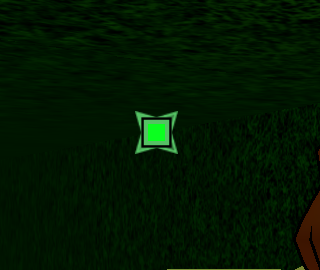
#> input picture tests/fixtures/aim/20260729_144749_959802000_000023_123_sweep_seen_once_dir1_684_475.png, 320 x 270 px; its folder holds only this picture in this run
$ python -i vision.py   (imports and definitions only)
#> lines starting #> are read from the running program, lines starting #| are printed output that depends on the picture; after the words box and inside, x2 and y2 are one past the last pixel; in counts of white or black regions, pixels touching at a corner belong together
#> further down, picture is the input picture: shape (270, 320, 3); mean B, G, R 1, 23, 2
import cv2
import numpy as np

# [16 lines left out: function find_template, not called in this run]

def template_present(scene_bgr, template_bgr, threshold: float) -> bool:
    return find_template(scene_bgr, template_bgr, threshold) is not None

# [40 lines left out: functions frames_differ, frames_mean_diff, frames_changed_frac, not called in this run]


def _canny(img_bgr):
    return cv2.Canny(cv2.cvtColor(img_bgr, cv2.COLOR_BGR2GRAY), 50, 150)

# [89 lines left out: functions _best_edge_match, find_template_edges, find_best_marker, best_template_match_scored, load_template, load_template_any and 1 more, not called in this run]

def frame_mean_diff(a_bgr, b_bgr) -> float:
    """兩幀平均絕對像素差，用於卡住偵測。"""
    return float(np.mean(np.abs(a_bgr.astype(np.int16) - b_bgr.astype(np.int16))))


# [12 lines left out: function region_greenness, not called in this run]


def slot_selected(scene_bgr, region, threshold: float) -> bool:
    """槽位是否為『選中/裝備中』狀態（底色轉綠）：greenness ≥ threshold 即選中。"""
    return region_greenness(scene_bgr, region) >= threshold


# [43 lines left out: functions chat_icon_probe_mean, bright_pixel_count, chat_icon_state, not called in this run]


# 各階級追蹤框外框 HSV 顏色範圍（wiki 量測 ± 余量）
# 橘/黃/綠：Exotic(H22), Enigmatic(H34), Exquisite(H64) → H18-78
# 藍系：Transcendent(H105), Unfathomable(H109) → H88-130
# 紫系：Exclusive(H142) → H118-165
# 暗紅：Otherworldly(H167) → H153-179
_TRACKER_COLORS = [
    (np.array([ 18,  80,  50], np.uint8), np.array([ 78, 255, 255], np.uint8)),
    (np.array([ 88, 130,  40], np.uint8), np.array([130, 255, 255], np.uint8)),
    (np.array([118,  60,  15], np.uint8), np.array([165, 255, 255], np.uint8)),
    (np.array([153, 100,  50], np.uint8), np.array([179, 255, 255], np.uint8)),
]

# [131 lines left out: functions template_outline_edges, _best_edge_match_sized, _colored_ring_score, find_marker, best_outline_match, best_outline_score, not called in this run]


def find_tracker(frame_bgr, margin_frac: float = 0.10, exclude=(), log=None,
                 reference_bgr=None, shape_templates=None,
                 shape_threshold: float = 0.45,
                 shape_hard_floor: float = 0.25,
                 shape_soft_edge: float = 0.35,
                 shape_soft_colored: float = 0.80,
                 shape_scales=(0.6, 0.8, 1.0, 1.2, 1.5, 2.0),
                 shape_roi_px: int = 160, with_score: bool = False,
                 collect_rejects=None, rescue_v_min=None,
                 rescue_area_min: int = 120, rescue_max: int = 12,
                 rescue_dedup_px: int = 60):
    """偵測 D2 掃描後的稀有礦「追蹤框」，回傳框中心 (x, y)；找不到回 None。

    各階級外框顏色不同（Exquisite 綠、Exotic 橘、Enigmatic 萊姆、Exclusive 暗紫、
    Otherworldly 暗紅、Transcendent 亮藍、Unfathomable 暗藍）——每個顏色範圍獨立偵測：
    空心率用「當前這個顏色的 mask」計算，避免其他顏色（如紅色礦坑背景 H≈168）干擾。

    reference_bgr：D2 掃描前截圖。提供後會過濾「掃描前就存在的彩色物件」，
    只接受掃描後才新出現的追蹤框，有效排除礦石本體/角色裝備等假陽性。
    `log`：傳 callable 可印出每個候選的判定指標，方便調參。

    shape_templates：傳入實機裁圖 dict 後啟用「混合偵測」——HSV 負責快速找候選，
    再在每個候選周圍的小 ROI 跑外框形狀比對確認，拒掉「有顏色但不是追蹤框形狀」的
    假陽性（如角色裝備）。空/None → 純 HSV（向後相容）。形狀比對只在小 ROI 上跑，
    比全幀模板比對快上百倍。

    shape_soft_edge / shape_soft_colored：H068 二維軟收——框被角色或裝備擋掉一角時 edge
    掉到 0.33~0.41 卡在 shape_threshold 下方，而 edge 單軸已無 gap（裝備 0.36、粉紅岩層
    0.33）。同批幀裡這些真框的 colored ≥0.86、擋住它們的角色/裝備只有 0.73/0.56 →
    edge≥soft_edge **且** colored≥soft_colored 才算 confirmed（不重錨：這種分數的形狀
    命中不足以信任座標）。colored=1.00 的地形/UI 靠 soft_edge 與排除區擋，不靠 colored。

    shape_hard_floor：edge 低於此值的候選直接拒（連 soft filter 也不救）——擋「HSV
    很強但形狀完全錯」的裝備誤判（實測 edge≈0.16）。只有 survivor（floor≤edge<
    threshold）才退回 HSV，保留「未見階級外框配不到模板」的安全網。

    rescue_v_min：H057 超大輪廓救援（None＝關閉，行為與舊版逐位元相同）。追蹤框貼上
    同色系受光背景（097 dir4 綠框貼綠牆）時，RETR_EXTERNAL 把框和牆接成一條爆
    area/bbox 閘的大輪廓，框在形狀確認前就出局。救援＝confirmed 全滅時，回頭在爆閘
    輪廓的 bbox 內用「V ≥ rescue_v_min」子 mask 二次分割（實測框芯 V=222 vs 受光牆帶
    V=72~76 vs 一般綠背景 V=20），分出的小 blob 過寬鬆閘（area ≥ rescue_area_min、
    bbox 12~80）後只走形狀 confirmed 路徑——不進 survivor/純 HSV 排名，救回與否
    全由 edge 門檻裁決，救援本身不放寬任何全域色域門檻。
    """
#> called with margin_frac = 0.1, exclude = (), shape_threshold = 0.45, shape_hard_floor = 0.25, shape_soft_edge = 0.35, shape_soft_colored = 0.8, shape_scales = (0.6, 0.8, 1, 1.2, 1.5, 2), shape_roi_px = 160
    h, w = frame_bgr.shape[:2]
#> h = 270; w = 320
    hsv = cv2.cvtColor(frame_bgr, cv2.COLOR_BGR2HSV)
#> hsv: shape (270, 320, 3); mean H, S, V 58.6, 251.5, 23.5
    ref_hsv = cv2.cvtColor(reference_bgr, cv2.COLOR_BGR2HSV) if reference_bgr is not None else None
    mx0, my0 = w * margin_frac, h * margin_frac
#> mx0 = 32; my0 = 27
    mx1, my1 = w * (1 - margin_frac), h * (1 - margin_frac)
#> mx1 = 288; my1 = 243
    candidates = []   # [(colored_frac, cx, cy, ring_ok)] 通過 HSV 收集的候選
    rescue_enabled = rescue_v_min is not None and bool(shape_templates)
    oversized = []       # [(color_idx, x, y, bw, bh)] H057：爆閘輪廓的救援佇列
    color_planes = []    # 每色 (color_mask, ref_mask)——救援二次分割用（僅救援開啟時保留）
    for ci, (lo, hi) in enumerate(_TRACKER_COLORS):
        color_mask = cv2.inRange(hsv, lo, hi)
        ref_mask = cv2.inRange(ref_hsv, lo, hi) if ref_hsv is not None else None
        if rescue_enabled:
            color_planes.append((color_mask, ref_mask))
        cnts, _ = cv2.findContours(color_mask, cv2.RETR_EXTERNAL, cv2.CHAIN_APPROX_SIMPLE)
        for c in cnts:
            area = cv2.contourArea(c)
            if area < 400:
                continue
            x, y, bw, bh = cv2.boundingRect(c)
            if area > 5000 or bw > 80 or bh > 80:
                # H057：同色背景把追蹤框黏進大輪廓（097 dir4 真框被接進 493x85/14620
                # 的受光綠牆輪廓）→ 不是純噪音，記下 bbox 留給救援二次分割。
                if rescue_enabled:
                    oversized.append((ci, x, y, bw, bh))
                continue
            if not (18 <= bw <= 80 and 18 <= bh <= 80):
                continue
            if abs(bw - bh) > max(bw, bh) * 0.5:
                continue
            cx, cy = x + bw // 2, y + bh // 2
            in_area = (mx0 < cx < mx1 and my0 < cy < my1)
            in_exclude = any(x0 <= cx <= x1 and y0 <= cy <= y1 for (x0, y0, x1, y1) in exclude)
            # 空心率：只算「當前這個顏色的 mask」——避免礦坑背景同色系的 H 范圍干擾
            frame_fill = float(np.mean(color_mask[y:y+bh, x:x+bw] > 0))
            # 環形結構：tracker 外框的顏色多分佈在邊緣；cave wall/實心 blob 中心也有顏色
            # ring_score = frame_fill - inner_fill（縮 30% 取中心區）；空心框 ≈ 0.5，實心 blob ≈ 0
            _mx = max(1, int(bw * 0.30)); _my = max(1, int(bh * 0.30))
            _inner = color_mask[y+_my:y+bh-_my, x+_mx:x+bw-_mx]
            _inner_fill = float(np.mean(_inner > 0)) if _inner.size > 0 else frame_fill
            ring_score = frame_fill - _inner_fill
            # 專注外框：量「整個 bbox」的彩色佔比（色相無關 S>90&V>90），不再只看中心。
            # 為何不看中心：追蹤框中心顏色每次會變（不同礦色/粉紅/甚至純黑空心 BGR[0,0,0]），
            # 中心非不變特徵；舊版要求中心 2/3 有彩色像素，遇黑心框 colored=0 → 被當暗色 UI
            # 面板拒掉而漏抓（2026-06-29 黑心綠框 black_center_scene.png 踩坑根因）。
            # 真追蹤框有「厚實彩色外框」→ 整框彩色佔比高（實測黑心 0.51-0.62、彩心 0.7-1.0）；
            # 細框暗色 UI 面板佔比低（合成 0.33、實機 ≈0.16）→ 用佔比門檻區隔，形狀確認再精篩。
            # （colored_frac 算在差分過濾之前——它只讀 hsv，搬動安全；remote-aim 近失候選外露要用）
            bb_hsv = hsv[y:y+bh, x:x+bw]
            colored = (bb_hsv[:, :, 1] > 90) & (bb_hsv[:, :, 2] > 90)
            colored_frac = float(colored.mean())
            # 差分過濾：掃描前就已存在的彩色物件（礦石本體/角色裝備）→ 排除
            if ref_mask is not None:
                ref_fill = float(np.mean(ref_mask[y:y+bh, x:x+bw] > 0))
                if ref_fill > 0.15:
                    if collect_rejects is not None and colored_frac > 0.40:
                        collect_rejects.append({"pos": (cx, cy), "colored": colored_frac,
                                                "edge": None, "reason": "preexist"})
                    if log is not None:
                        log("tracker候選 (%d,%d) area=%d fill=%.2f ref_fill=%.2f -> rej(preexist)"
                            % (cx, cy, int(area), frame_fill, ref_fill))
                    continue
            # ring_ok：環形/空心「結構」訊號。**在混合模式下不再當硬門檻**——真追蹤框的中心
            # 可能是亮礦色實心（H13 綠實心中心 fill≈1.00、ring≈0.00）或彩色圖示，會讓 ring≈0/負、
            # fill≥0.85，被舊版 rej(not_ring)/fill 關卡在「形狀確認前」誤殺（H13 漏抓根因；
            # 同 2026-06-29 黑心框那類「中心非不變特徵」的坑）。改由形狀（edge）當精準仲裁：
            # ring/fill 只保留為 (a) 純 HSV 後備（無形狀模板時的唯一結構過濾）、(b) survivor 防線
            # （borderline edge 才需 ring_ok，擋非環形假陽性被拉上來），confirmed 一律不看 ring_ok。
            ring_ok = (ring_score >= 0.15 and frame_fill < 0.85)
            accept = (in_area and not in_exclude and colored_frac > 0.40)
            if log is not None:
                log("tracker候選 (%d,%d) area=%d fill=%.2f ring=%.2f colored=%.2f ring_ok=%s in_area=%s -> %s"
                    % (cx, cy, int(area), frame_fill, ring_score, colored_frac, ring_ok, in_area,
                       "OK" if accept else "rej"))
            if accept:
                candidates.append((colored_frac, cx, cy, ring_ok))
            elif collect_rejects is not None and colored_frac > 0.40:
                # remote-aim 近失候選外露：colored 夠強但被 margin/exclude 擋下（值得人工看）
                reason = "margin" if not in_area else "exclude"
                collect_rejects.append({"pos": (cx, cy), "colored": colored_frac,
                                        "edge": None, "reason": reason})
#> this loop made 4 passes
#> pass 1, in find_tracker, `color_mask = cv2.inRange(hsv, lo, hi)`:
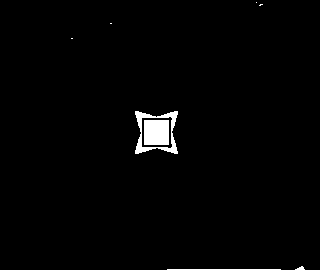
#> color_mask: shape (270, 320); 1.5% white; 8 white regions (4 under 20 px), largest, box (x1, y1, x2, y2) and area: (144, 120, 169, 145) 625, (135, 111, 178, 154) 560, (167, 269, 281, 270) 114, (295, 266, 305, 270) 24
#> after the loop, candidates = [(0.539, 156, 132, False)]; color_planes = []; oversized = []

    # ---- 形狀確認（混合方案）：HSV 候選 → 小 ROI 外框比對，拒假陽性 ----
    # 四區判定：edge ≥ threshold → confirmed（不看 ring_ok，救回實心/彩心真框）；
    # soft_edge ≤ edge < threshold **且 colored ≥ soft_colored** → confirmed（H068：框被
    # 角色/裝備擋角，edge 單軸已無 gap，靠 colored 第二軸分開）；
    # hard_floor ≤ edge < threshold **且 ring_ok** → survivor（退回 HSV，容忍未見階級、
    # 但要求環形以免非環形假陽性翻盤）；其餘 → 拒。
    if shape_templates:
        # [43 lines left out: functions _pos_ok, _shape_confirm, not called in this run]

        confirmed, survivors = _shape_confirm(candidates, collect_rejects)
        if not confirmed and rescue_enabled and oversized:
            # ---- H057 超大輪廓救援：只在正常路徑必然漏掉（無任何 confirmed）時多試一次 ----
            rcands = []
            for ci, ox, oy, obw, obh in oversized:
                color_mask, ref_mask = color_planes[ci]
                sub = color_mask[oy:oy + obh, ox:ox + obw]
                vsub = hsv[oy:oy + obh, ox:ox + obw, 2]
                bright = np.where(vsub >= rescue_v_min, sub, 0).astype(np.uint8)
                scnts, _ = cv2.findContours(bright, cv2.RETR_EXTERNAL, cv2.CHAIN_APPROX_SIMPLE)
                for c2 in scnts:
                    sa = cv2.contourArea(c2)
                    if sa < rescue_area_min or sa > 5000:
                        continue
                    sx, sy, sbw, sbh = cv2.boundingRect(c2)
                    if not (12 <= sbw <= 80 and 12 <= sbh <= 80):
                        continue
                    if abs(sbw - sbh) > max(sbw, sbh) * 0.5:
                        continue
                    gx, gy = ox + sx, oy + sy
                    gcx, gcy = gx + sbw // 2, gy + sbh // 2
                    if not _pos_ok(gcx, gcy):
                        continue
                    # 差分過濾語意與正常路徑一致：掃描前就存在的彩色物件不救
                    if ref_mask is not None:
                        rf = float(np.mean(ref_mask[gy:gy + sbh, gx:gx + sbw] > 0))
                        if rf > 0.15:
                            continue
                    bb = hsv[gy:gy + sbh, gx:gx + sbw]
                    rcf = float(((bb[:, :, 1] > 90) & (bb[:, :, 2] > 90)).mean())
                    rcands.append((rcf, gcx, gcy, sa))
            # 去重（rescue_dedup_px 內留 area 大者）＋跳過正常路徑已評過的位置＋上限
            rcands.sort(key=lambda t: -t[3])
            picked = []
            for rcf, gcx, gcy, sa in rcands:
                if any(abs(gcx - px) < rescue_dedup_px and abs(gcy - py) < rescue_dedup_px
                       for _, px, py, _ in picked):
                    continue
                if any(abs(gcx - c[1]) < rescue_dedup_px and abs(gcy - c[2]) < rescue_dedup_px
                       for c in candidates):
                    continue
                picked.append((rcf, gcx, gcy, sa))
                if len(picked) >= rescue_max:
                    break
            if picked:
                if log is not None:
                    log("超大輪廓救援：oversized=%d -> 救援候選=%d（v_min=%d area_min=%d）"
                        % (len(oversized), len(picked), rescue_v_min, rescue_area_min))
                # 救援候選只走 confirmed 路徑（ring_ok=False → 不可能進 survivor），
                # 也不進 collect_rejects——牆面碎片不該洗版近失清單（D03 教訓）。
                confirmed, _ = _shape_confirm(
                    [(rcf, gcx, gcy, False) for rcf, gcx, gcy, _ in picked],
                    None, tag="(救援)")
        if confirmed:
            confirmed.sort(reverse=True)        # 形狀分數最高者勝
            s, cx, cy = confirmed[0]
            return (cx, cy, s) if with_score else (cx, cy)
        if survivors:
            # Soft filter：borderline 環形候選（可能是未見階級外框）→ 退回純 HSV
            if log is not None:
                log("shape未確認但 edge≥%.2f 且環形，退回純 HSV（survivors=%d）"
                    % (shape_hard_floor, len(survivors)))
            candidates = survivors               # (edge, cx, cy) 3-tuple
        else:
            # 無 confirmed、無環形 survivor → 判定無追蹤框（拒裝備/非環形誤判）
            if log is not None:
                log("shape無 confirmed 亦無環形 survivor，判定無追蹤框（候選=%d）" % len(candidates))
            return None
    else:
        # 純 HSV（無形狀模板，未見階級安全網）：形狀無法仲裁 → 環形結構是唯一過濾，只留 ring_ok
        candidates = [(cf, cx, cy) for cf, cx, cy, ring_ok in candidates if ring_ok]
#> candidates = []

    # 排名：survivor 用 edge、純 HSV 用 colored_frac（真 tracker≈1.00 > 裝備誤判≈0.75-0.88），
    # 兩者皆「分數高者勝」語意一致；元素統一為 (score, cx, cy) 3-tuple。
    if not candidates:
        return None
    candidates.sort(reverse=True)
    s, cx, cy = candidates[0]
    return (cx, cy, s) if with_score else (cx, cy)


# [194 lines left out: functions find_tracker_near, _dark_border_frac, detect_tracker_core, _detect_tracker_core_shape_fallback, not called in this run]


# ===== boost 使用次數計數器（2026-07-19）=====
# 右下角 boost 藥水圖示上的紅色藝術字＝session 內使用次數（重進伺服器歸零）。
# boost FOV 縮小隨此次數累積（作用中變大/到期變小），這個數字是 FOV 漂移的
# 狀態變數。Tesseract 對此字體只有 8/10（166 讀空、211 掉尾數），但紅 mask
# 乾淨且字體固定尺寸（逐像素跨樣本差 ≤2.6%）→ 數字模板比對。
# 模板來源：07-17~07-19 歷史快照裁圖（41/39/32/43/80/42/83/124/166/211/17/15/50），
# 由裁圖 mask 自動轉字串，未手動修飾。類間最近鄰 6~8 mismatch 0.177。
_BOOST_COUNT_DIGITS = {
    "0": (
        "...####....",
        "..#######..",
        ".#########.",
        "####..####.",
        "####...####",
        "###....####",
        "###....####",
        "###....####",
        "###....####",
        "####...###.",
        "##########.",
        ".########..",
        "..######...",
    ),
    "1": (
        "######",
        "######",
        "######",
        "..####",
        "..####",
        "..####",
        "..####",
        "..####",
        "#.####",
        "#.####",
        "..####",
        "..####",
        "..####",
    ),
    "2": (
        "...#####..",
        ".########.",
        "##########",
        ".##...####",
        "......####",
        "......####",
        ".....####.",
        "....####..",
        "...####...",
        "..####....",
        ".#########",
        ".#########",
        ".#########",
    ),
    "3": (
        ".########.",
        ".#########",
        ".#########",
        ".....####.",
        "....####..",
        "...#####..",
        "...######.",
        "...#######",
        ".......###",
        ".......###",
        ".#########",
        "#########.",
        ".#######..",
    ),
    "4": (
        "......###...#",
        ".....####...#",
        ".....###....#",
        "....####.....",
        "...####......",
        "..####.......",
        "..####.####..",
        ".####..####..",
        "#############",
        "#############",
        ".###########.",
        ".......####..",
        ".......####..",
    ),
    "5": (
        "..########.",
        "..########.",
        ".#########.",
        ".####......",
        ".####......",
        ".#######...",
        ".#########.",
        ".#########.",
        ".......####",
        ".......####",
        ".#########.",
        "##########.",
        ".#######...",
    ),
    "6": (
        "....#####.",
        "..########",
        ".########.",
        "#####.....",
        "####......",
        "########..",
        "##########",
        "##########",
        "####...###",
        "####...###",
        "####..####",
        ".#########",
        "..######..",
    ),
    "7": (
        ".##########",
        "###########",
        "###########",
        "####..#####",
        "###...####.",
        "......####.",
        ".....####..",
        ".....####..",
        "....####...",
        "....####...",
        "....####...",
        "...####....",
        "...####....",
    ),
    "8": (
        "...#####...",
        ".########..",
        "##########.",
        "####..####.",
        "####..####.",
        ".#########.",
        ".########..",
        "##########.",
        "###....###.",
        "###....####",
        "####..####.",
        "##########.",
        "..######...",
    ),
    "9": (
        "...#####...",
        ".########..",
        ".#########.",
        "####...####",
        "####...####",
        "####...####",
        ".##########",
        "..#########",
        ".......####",
        ".......####",
        "..########.",
        ".########..",
        ".#######...",
    ),
}


def _boost_count_templates():
    return {d: np.array([[c == "#" for c in row] for row in rows], dtype=np.uint8)
            for d, rows in _BOOST_COUNT_DIGITS.items()}


_BOOST_COUNT_TEMPLATES = None          # lazy：import 時不建 numpy 陣列


# [170 lines left out: functions boost_count_red_mask, find_effect_slots, read_boost_use_count, panel_row_hues, banner_text_hue, hue_circular_diff and 2 more, not called in this run]

>>> import cv2
>>> picture = cv2.imread('../tests/fixtures/aim/20260729_144749_959802000_000023_123_sweep_seen_once_dir1_684_475.png')
>>> result = find_tracker(picture)

$ run again, on tests/fixtures/aim/20260730_212854_882882100_000068_131_sweep_accepted_dir3_1366_532.png
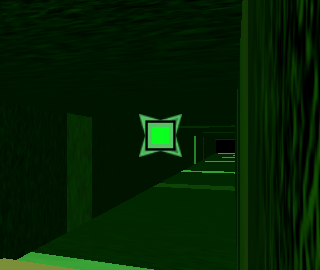
#> input picture tests/fixtures/aim/20260730_212854_882882100_000068_131_sweep_accepted_dir3_1366_532.png, 320 x 270 px
#> picture is the input picture: shape (270, 320, 3); mean B, G, R 2.1, 31.6, 3.7
#> hsv: shape (270, 320, 3); mean H, S, V 57.9, 246.8, 31.6
#> the loop in find_tracker, `for ci, (lo, hi) in enumerate(_TRACKER_COLORS):` made 4 passes
#> pass 1, in find_tracker, `color_mask = cv2.inRange(hsv, lo, hi)`:
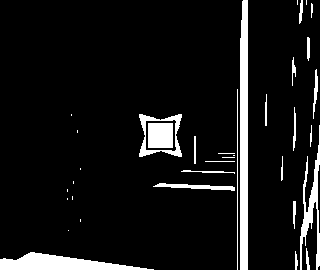
#> color_mask: shape (270, 320); 8.3% white; 36 white regions (14 under 20 px), largest, box (x1, y1, x2, y2) and area: (240, 0, 248, 270) 2101, (0, 252, 154, 270) 1529, (300, 125, 320, 270) 921
#> after the loop in find_tracker, `for ci, (lo, hi) in enumerate(_TRACKER_COLORS):`: candidates = [(0.539, 160, 135, False)]; color_planes = []
